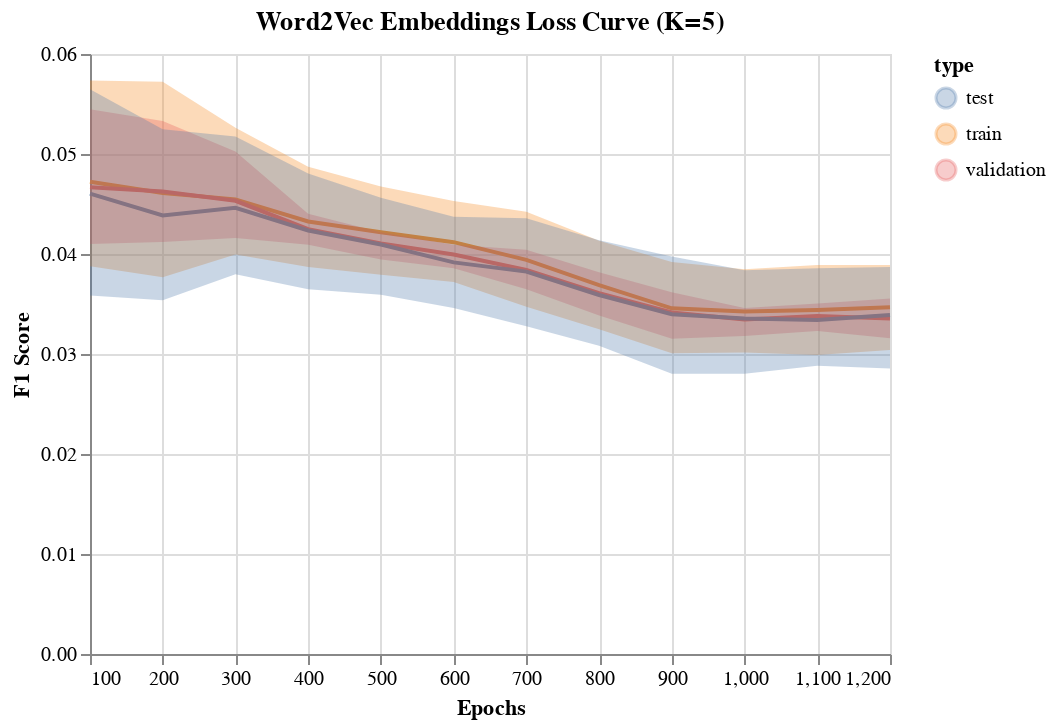

Here is the notebook cell this chart was saved with:
### Code cell
line = alt.Chart(validation_results[(validation_results.model == 'Word2Vec Embeddings') & (validation_results.hidden_layers == 6)]).mark_line().encode(
    x=alt.X('epochs'),
    y=alt.Y('mean(f1)'),
    color=alt.Color('type')
)

band = alt.Chart(validation_results[(validation_results.model == 'Word2Vec Embeddings') & (validation_results.hidden_layers == 6)]).mark_errorband(extent='ci').encode(
    x=alt.X('epochs', title='Epochs'),
    y=alt.Y('f1', title='F1 Score'),
    color=alt.Color('type')
)

(line + band).properties(title='Word2Vec Embeddings Loss Curve (K=5)')

### Figure 1 — Vega-Lite specification as saved in the notebook (floating-point values rounded to 4 significant figures; data arrays with more than 128 entries replaced by an {"elided": "..."} marker saying what was removed)
{"config": {"view": {"continuousWidth": 400, "continuousHeight": 300}}, "layer": [{"data": {"name": "data-3ea6f25872d2f3420596e0e5e0f1c5ad"}, "mark": "line", "encoding": {"color": {"field": "type", "type": "nominal"}, "x": {"field": "epochs", "type": "quantitative"}, "y": {"aggregate": "mean", "field": "f1", "type": "quantitative"}}}, {"data": {"name": "data-3ea6f25872d2f3420596e0e5e0f1c5ad"}, "mark": {"type": "errorband", "extent": "ci"}, "encoding": {"color": {"field": "type", "type": "nominal"}, "x": {"field": "epochs", "title": "Epochs", "type": "quantitative"}, "y": {"field": "f1", "title": "F1 Score", "type": "quantitative"}}}], "title": "Word2Vec Embeddings Loss Curve (K=5)", "$schema": "https://vega.github.io/schema/vega-lite/v4.17.0.json", "datasets": {"data-3ea6f25872d2f3420596e0e5e0f1c5ad": {"elided": "180 records"}}}
